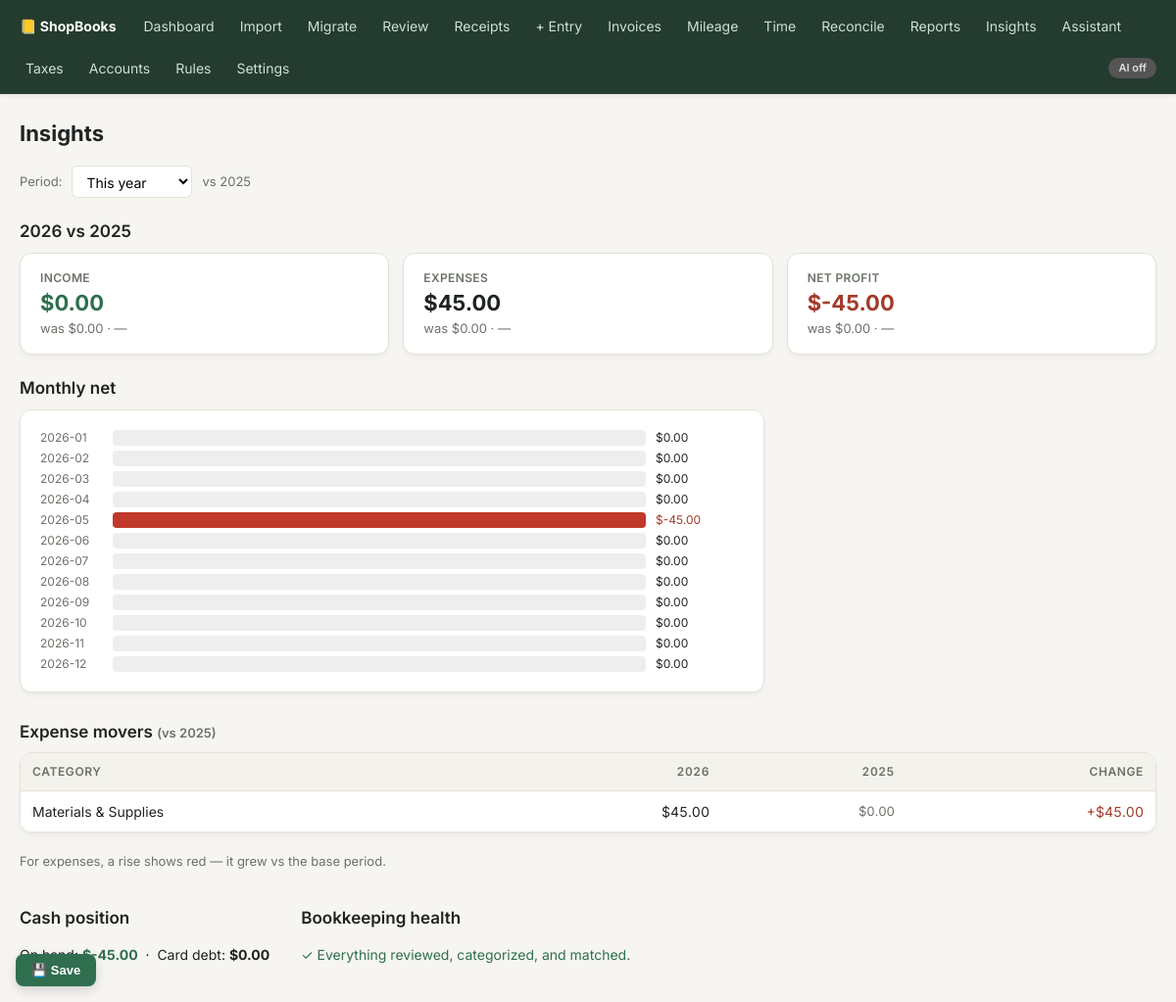
Screenshot of /insights with the database file from the repository.
### tables this page shows
CREATE TABLE accounts(
  id INTEGER PRIMARY KEY,
  name TEXT UNIQUE NOT NULL,
  parent_id INTEGER REFERENCES accounts(id),  -- NULL = top-level; else a sub-account (2 levels max)
  type TEXT NOT NULL CHECK(type IN ('asset','liability','equity','income','expense')),
  kind TEXT NOT NULL DEFAULT 'category',   -- 'bank','card','category'
  active INTEGER NOT NULL DEFAULT 1,
  schedule_c_line TEXT
);

### app.py (the view)
@app.get("/insights", response_class=HTMLResponse)
def insights_page(request: Request, period: str = "this-year", base: str = "last-year", explain: str = ""):
    con = db.connect()
    try:
        try:
            start, end, label = insights.parse_period(period)
        except ValueError:
            period, (start, end, label) = "this-year", insights.parse_period("this-year")
        pnl = insights.pnl_summary(con, start, end)
        growth = insights.compare(con, period, base)
        trend = insights.monthly_trend(con, start, end)
        exp = insights.expense_changes(con, period, base)
        cash = insights.cash_position(con, end)
        health = insights.bookkeeping_health(con, start, end)
        jobs = [j for j in timetracking.jobs_overview(con) if j["net_cash"] or j["hours"]]
        narrative = None
        if explain and ai.available(con):
            narrative = ai.analyze(con, _insights_facts(label, growth, exp, jobs, cash, health))
        return templates.TemplateResponse(request, "insights.html", ctx(
            request, con, period=period, base=base, label=label, pnl=pnl, growth=growth,
            trend=trend, exp=exp, cash=cash, health=health, jobs=jobs[:8],
            narrative=narrative, explained=bool(explain)))
    finally:
        con.close()

### templates/insights.html (shortened to what this page needs)
{% extends "base.html" %}
{% block content %}
<h1>Insights</h1>
<form method="get" action="/insights" class="toolbar" style="margin-bottom:14px">
  <label class="muted">Period:</label>
  <select name="period" onchange="this.form.submit()">
    {% for v, lbl in [('this-year','This year'),('last-year','Last year'),
                      ('this-quarter','This quarter'),('last-quarter','Last quarter'),
                      ('this-month','This month'),('last-month','Last month')] %}
    <option value="{{ v }}" {{ 'selected' if period == v else '' }}>{{ lbl }}</option>
    {% endfor %}
  </select>
  <span class="muted">vs {{ growth.base_label }}</span>
</form>
<h2>{{ label }} vs {{ growth.base_label }}</h2>
<div class="cards">
  {% for key, title in [('income','Income'),('expenses','Expenses'),('net','Net profit')] %}
  {% set g = growth[key] %}
  <div class="card">
    <div class="label">{{ title }}</div>
    <div class="big {{ 'neg' if g.current < 0 else ('pos' if key in ('income','net') else '') }}">${{ g.current|money }}</div>
    <div class="muted">
      was ${{ g.previous|money }} ·
      {% if g.pct_change is none %}—
      {% else %}<span class="{{ 'pos' if g.delta >= 0 else 'neg' }}">{{ '%+.1f'|format(g.pct_change) }}%</span>{% endif %}
    </div>
  </div>
  {% endfor %}
</div>
{% if trend|length > 1 %}
{% set maxnet = (trend|map(attribute='net')|map('abs')|max) or 1 %}
<h2>Monthly net</h2>
<div class="card section" style="max-width:760px">
  {% for m in trend %}
  <div style="display:flex; align-items:center; gap:10px; margin:3px 0">
    <span class="muted" style="width:64px; font-size:12px">{{ m.month }}</span>
    <div style="flex:1; background:#eee; border-radius:4px; height:16px; position:relative">
      <div style="width:{{ (m.net|abs / maxnet * 100)|round(1) }}%; height:100%; border-radius:4px;
                  background:{{ '#c0392b' if m.net < 0 else '#3a7d44' }}"></div>
    </div>
    <span class="num {{ 'neg' if m.net < 0 else '' }}" style="width:90px; font-size:12px">${{ m.net|money }}</span>
  </div>
  {% endfor %}
</div>
{% endif %}
<h2>Expense movers <span class="muted">(vs {{ exp.base_label }})</span></h2>
<table class="sortable">
  <tr><th>Category</th><th class="num">{{ label }}</th><th class="num">{{ exp.base_label }}</th><th class="num">Change</th></tr>
  {% for r in exp.rows[:12] %}
  {% if r.current or r.previous %}
  <tr>
    <td>{{ r.name }}</td>
    <td class="num">${{ r.current|money }}</td>
    <td class="num muted">${{ r.previous|money }}</td>
    <td class="num {{ 'neg' if r.delta > 0 else 'pos' }}">{{ '+' if r.delta >= 0 else '-' }}${{ r.delta|abs|money }}{% if r.pct_change is not none %} ({{ '%+.0f'|format(r.pct_change) }}%){% endif %}</td>
  </tr>
  {% endif %}
  {% endfor %}
</table>
<p class="muted">For expenses, a rise shows red — it grew vs the base period.</p>
<div class="cols" style="display:flex; gap:32px; flex-wrap:wrap; margin-top:8px">
  <div>
    <h2>Cash position</h2>
    <p>On hand: <strong class="pos">${{ cash.cash_on_hand|money }}</strong>
       &nbsp;·&nbsp; Card debt: <strong class="{{ 'neg' if cash.card_debt else '' }}">${{ cash.card_debt|money }}</strong></p>
  </div>
  <div>
    <h2>Bookkeeping health</h2>
    {% if health.tidy %}<p class="pos">✓ Everything reviewed, categorized, and matched.</p>
    {% else %}<ul>{% for i in health.issues %}<li>{{ i }}</li>{% endfor %}</ul>{% endif %}
  </div>
</div>
{% endblock %}

### static/style.css (style rules this page uses)
:root { --bg: #f6f5f1; --card: #ffffff; --ink: #1f2421; --muted: #6b7268; --accent: #2f6f4f; --accent-ink: #ffffff; --line: #e3e1d8; --bad: #a33a2a; --good: #2f6f4f; --warn: #9a6b00; }
* { box-sizing: border-box; }
body { margin: 0; font: 14px/1.5 "Inter", system-ui, -apple-system, sans-serif; background: var(--bg); color: var(--ink); }
h1 { font-size: 22px; margin: 0 0 16px; font-weight: 700; }
h2 { font-size: 17px; margin: 22px 0 8px; font-weight: 600; }
.cards { display: flex; flex-wrap: wrap; gap: 14px; }
.card { background: var(--card); border: 1px solid var(--line); border-radius: 12px; padding: 16px 20px; min-width: 200px; flex: 1; box-shadow: 0 4px 6px -1px rgba(0,0,0,0.04), 0 2px 4px -1px rgba(0,0,0,0.02); }
.card .big { font-size: 22px; font-weight: 700; }
.card .label { color: var(--muted); font-size: 12px; text-transform: uppercase; letter-spacing: 0.03em; font-weight: 600; }
table { width: 100%; border-collapse: collapse; background: var(--card); border: 1px solid var(--line); border-radius: 12px; overflow: hidden; box-shadow: 0 4px 6px -1px rgba(0,0,0,0.04), 0 2px 4px -1px rgba(0,0,0,0.02); }
th, td { padding: 10px 12px; text-align: left; border-bottom: 1px solid var(--line); vertical-align: middle; }
th { background: #f3f2ec; font-size: 12px; font-weight: 600; text-transform: uppercase; letter-spacing: .05em; color: var(--muted); }
tr:last-child td { border-bottom: none; }
td.num, th.num { text-align: right; font-variant-numeric: tabular-nums; white-space: nowrap; }
.neg { color: var(--bad); }
.pos { color: var(--good); }
.muted { color: var(--muted); font-size: 13px; }
input, select { padding: 6px 10px; border: 1px solid var(--line); border-radius: 6px; font: inherit; background: #fff; max-width: 100%; transition: all 0.15s ease-in-out; }
.section { margin-bottom: 28px; }
.toolbar { display: flex; gap: 10px; align-items: center; margin: 10px 0 14px; flex-wrap: wrap; }
table.sortable th.sortable-th { cursor: pointer; user-select: none; white-space: nowrap; }
.table-responsive table { border: none; margin: 0; border-radius: 0; box-shadow: none; }

### rows the page displays
accounts: name "Materials & Supplies", current "45.00", previous "0.00", delta "+", delta|abs "45.00"

### other values shown
{{ 'AI on' if ai_on else 'AI off' }} "AI off"
{{ growth.base_label }} "2025"
{{ label }} "2026"
{{ title }} "INCOME" "EXPENSES" "NET PROFIT"
{{ g.current|money }} "0.00" "45.00" "-45.00"
{{ g.previous|money }} "0.00" "0.00" "0.00"
{{ m.month }} "2026-01" "2026-02" "2026-03" "2026-04" "2026-05" "2026-06" "2026-07" "2026-08" "2026-09" "2026-10" "2026-11" "2026-12"
{{ m.net|money }} "0.00" "0.00" "0.00" "0.00" "-45.00" "0.00" "0.00" "0.00" "0.00" "0.00" "0.00" "0.00"
{{ exp.base_label }} "2025"
{{ cash.cash_on_hand|money }} "-45.00"
{{ cash.card_debt|money }} "0.00"
form field period "This year"
